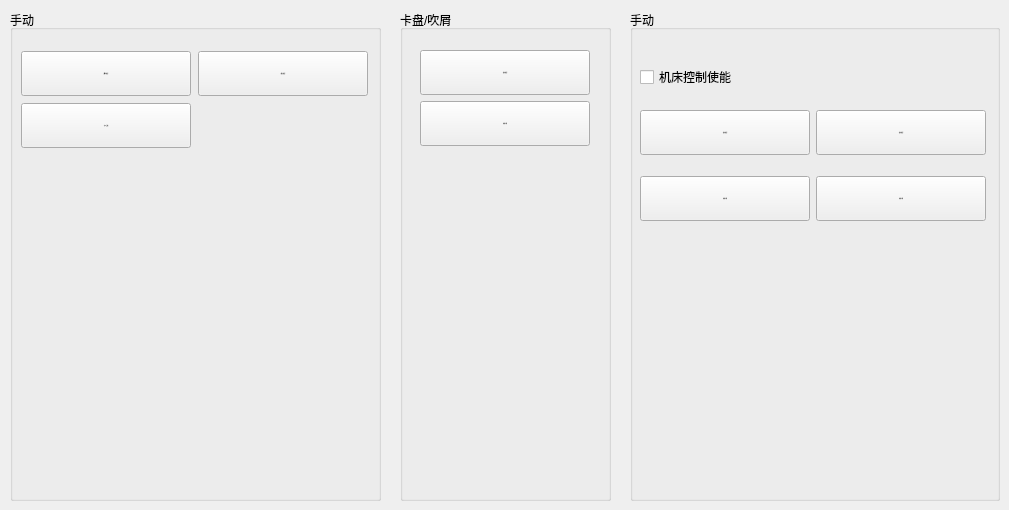
   <widget class="QWidget" name="tabClawAndMachine">
    <attribute name="title">
     <string>卡爪/机床</string>
    </attribute>
    <widget class="QGroupBox" name="groupBox_4">
     <property name="geometry">
      <rect>
       <x>630</x>
       <y>10</y>
       <width>370</width>
       <height>491</height>
      </rect>
     </property>
     <property name="styleSheet">
      <string notr="true"/>
     </property>
     <property name="title">
      <string>手动</string>
     </property>
     <widget class="QWidget" name="">
      <property name="geometry">
       <rect>
        <x>10</x>
        <y>40</y>
        <width>348</width>
        <height>186</height>
       </rect>
      </property>
      <layout class="QGridLayout" name="gridLayout_2">
       <item row="2" column="0">
        <widget class="QPushButton" name="btnDelete_10">
         <property name="sizePolicy">
          <sizepolicy hsizetype="Preferred" vsizetype="Preferred">
           <horstretch>0</horstretch>
           <verstretch>0</verstretch>
          </sizepolicy>
         </property>
         <property name="minimumSize">
          <size>
           <width>170</width>
           <height>45</height>
          </size>
         </property>
         <property name="maximumSize">
          <size>
           <width>170</width>
           <height>45</height>
          </size>
         </property>
         <property name="font">
          <font>
           <family>SimSun</family>
           <pointsize>-1</pointsize>
           <weight>50</weight>
           <bold>false</bold>
          </font>
         </property>
         <property name="styleSheet">
          <string notr="true"/>
         </property>
         <property name="text">
          <string>吹气1断</string>
         </property>
         <property name="icon">
          <iconset>
           <normaloff>:/TeachPage/teachpage_images/delete.png</normaloff>:/TeachPage/teachpage_images/delete.png</iconset>
         </property>
         <property name="iconSize">
          <size>
           <width>50</width>
           <height>50</height>
          </size>
         </property>
        </widget>
       </item>
       <item row="0" column="0" colspan="2">
        <widget class="QCheckBox" name="checkBox_2">
         <property name="styleSheet">
          <string notr="true"/>
         </property>
         <property name="text">
          <string>机床控制使能</string>
         </property>
        </widget>
       </item>
       <item row="1" column="1">
        <widget class="QPushButton" name="btnDelete_12">
         <property name="sizePolicy">
          <sizepolicy hsizetype="Preferred" vsizetype="Preferred">
           <horstretch>0</horstretch>
           <verstretch>0</verstretch>
          </sizepolicy>
         </property>
         <property name="minimumSize">
          <size>
           <width>170</width>
           <height>45</height>
          </size>
         </property>
         <property name="maximumSize">
          <size>
           <width>170</width>
           <height>45</height>
          </size>
         </property>
         <property name="font">
          <font>
           <family>SimSun</family>
           <pointsize>-1</pointsize>
           <weight>50</weight>
           <bold>false</bold>
          </font>
         </property>
         <property name="styleSheet">
          <string notr="true"/>
         </property>
         <property name="text">
          <string>卡盘1松开</string>
         </property>
         <property name="icon">
          <iconset>
           <normaloff>:/TeachPage/teachpage_images/delete.png</normaloff>:/TeachPage/teachpage_images/delete.png</iconset>
         </property>
         <property name="iconSize">
          <size>
           <width>50</width>
           <height>50</height>
          </size>
         </property>
        </widget>
       </item>
       <item row="1" column="0">
        <widget class="QPushButton" name="btnDelete_11">
         <property name="sizePolicy">
          <sizepolicy hsizetype="Preferred" vsizetype="Preferred">
           <horstretch>0</horstretch>
           <verstretch>0</verstretch>
          </sizepolicy>
         </property>
         <property name="minimumSize">
          <size>
           <width>170</width>
           <height>45</height>
          </size>
         </property>
         <property name="maximumSize">
          <size>
           <width>170</width>
           <height>45</height>
          </size>
         </property>
         <property name="font">
          <font>
           <family>SimSun</family>
           <pointsize>-1</pointsize>
           <weight>50</weight>
           <bold>false</bold>
          </font>
         </property>
         <property name="styleSheet">
          <string notr="true"/>
         </property>
         <property name="text">
          <string>卡盘1松开</string>
         </property>
         <property name="icon">
          <iconset>
           <normaloff>:/TeachPage/teachpage_images/delete.png</normaloff>:/TeachPage/teachpage_images/delete.png</iconset>
         </property>
         <property name="iconSize">
          <size>
           <width>50</width>
           <height>50</height>
          </size>
         </property>
        </widget>
       </item>
       <item row="2" column="1">
        <widget class="QPushButton" name="btnDelete_13">
         <property name="sizePolicy">
          <sizepolicy hsizetype="Preferred" vsizetype="Preferred">
           <horstretch>0</horstretch>
           <verstretch>0</verstretch>
          </sizepolicy>
         </property>
         <property name="minimumSize">
          <size>
           <width>170</width>
           <height>45</height>
          </size>
         </property>
         <property name="maximumSize">
          <size>
           <width>170</width>
           <height>45</height>
          </size>
         </property>
         <property name="font">
          <font>
           <family>SimSun</family>
           <pointsize>-1</pointsize>
           <weight>50</weight>
           <bold>false</bold>
          </font>
         </property>
         <property name="styleSheet">
          <string notr="true"/>
         </property>
         <property name="text">
          <string>吹气1断</string>
         </property>
         <property name="icon">
          <iconset>
           <normaloff>:/TeachPage/teachpage_images/delete.png</normaloff>:/TeachPage/teachpage_images/delete.png</iconset>
         </property>
         <property name="iconSize">
          <size>
           <width>50</width>
           <height>50</height>
          </size>
         </property>
        </widget>
       </item>
      </layout>
     </widget>
    </widget>
    <widget class="QGroupBox" name="groupBox_5">
     <property name="geometry">
      <rect>
       <x>400</x>
       <y>10</y>
       <width>211</width>
       <height>491</height>
      </rect>
     </property>
     <property name="styleSheet">
      <string notr="true"/>
     </property>
     <property name="title">
      <string>卡盘/吹屑</string>
     </property>
     <widget class="QWidget" name="">
      <property name="geometry">
       <rect>
        <x>20</x>
        <y>40</y>
        <width>172</width>
        <height>98</height>
       </rect>
      </property>
      <layout class="QVBoxLayout" name="verticalLayout">
       <item>
        <widget class="QPushButton" name="btnDelete_8">
         <property name="sizePolicy">
          <sizepolicy hsizetype="Preferred" vsizetype="Preferred">
           <horstretch>0</horstretch>
           <verstretch>0</verstretch>
          </sizepolicy>
         </property>
         <property name="minimumSize">
          <size>
           <width>170</width>
           <height>45</height>
          </size>
         </property>
         <property name="maximumSize">
          <size>
           <width>170</width>
           <height>45</height>
          </size>
         </property>
         <property name="font">
          <font>
           <family>SimSun</family>
           <pointsize>-1</pointsize>
           <weight>50</weight>
           <bold>false</bold>
          </font>
         </property>
         <property name="styleSheet">
          <string notr="true"/>
         </property>
         <property name="text">
          <string>卡盘1松开</string>
         </property>
         <property name="icon">
          <iconset>
           <normaloff>:/TeachPage/teachpage_images/delete.png</normaloff>:/TeachPage/teachpage_images/delete.png</iconset>
         </property>
         <property name="iconSize">
          <size>
           <width>50</width>
           <height>50</height>
          </size>
         </property>
        </widget>
       </item>
       <item>
        <widget class="QPushButton" name="btnDelete_9">
         <property name="sizePolicy">
          <sizepolicy hsizetype="Preferred" vsizetype="Preferred">
           <horstretch>0</horstretch>
           <verstretch>0</verstretch>
          </sizepolicy>
         </property>
         <property name="minimumSize">
          <size>
           <width>170</width>
           <height>45</height>
          </size>
         </property>
         <property name="maximumSize">
          <size>
           <width>170</width>
           <height>45</height>
          </size>
         </property>
         <property name="font">
          <font>
           <family>SimSun</family>
           <pointsize>-1</pointsize>
           <weight>50</weight>
           <bold>false</bold>
          </font>
         </property>
         <property name="styleSheet">
          <string notr="true"/>
         </property>
         <property name="text">
          <string>吹气1断</string>
         </property>
         <property name="icon">
          <iconset>
           <normaloff>:/TeachPage/teachpage_images/delete.png</normaloff>:/TeachPage/teachpage_images/delete.png</iconset>
         </property>
         <property name="iconSize">
          <size>
           <width>50</width>
           <height>50</height>
          </size>
         </property>
        </widget>
       </item>
      </layout>
     </widget>
    </widget>
    <widget class="QGroupBox" name="groupBox_6">
     <property name="geometry">
      <rect>
       <x>10</x>
       <y>10</y>
       <width>371</width>
       <height>491</height>
      </rect>
     </property>
     <property name="styleSheet">
      <string notr="true"/>
     </property>
     <property name="title">
      <string>手动</string>
     </property>
     <widget class="QWidget" name="layoutWidget_2">
      <property name="geometry">
       <rect>
        <x>10</x>
        <y>40</y>
        <width>351</width>
        <height>101</height>
       </rect>
      </property>
      <layout class="QGridLayout" name="gridLayout_3">
       <item row="0" column="1">
        <widget class="QPushButton" name="btnDelete_21">
         <property name="sizePolicy">
          <sizepolicy hsizetype="Preferred" vsizetype="Preferred">
           <horstretch>0</horstretch>
           <verstretch>0</verstretch>
          </sizepolicy>
         </property>
         <property name="minimumSize">
          <size>
           <width>170</width>
           <height>45</height>
          </size>
         </property>
         <property name="maximumSize">
          <size>
           <width>170</width>
           <height>45</height>
          </size>
         </property>
         <property name="font">
          <font>
           <family>SimSun</family>
           <pointsize>-1</pointsize>
           <weight>50</weight>
           <bold>false</bold>
          </font>
         </property>
         <property name="styleSheet">
          <string notr="true"/>
         </property>
         <property name="text">
          <string>成品1松开</string>
         </property>
         <property name="icon">
          <iconset>
           <normaloff>:/TeachPage/teachpage_images/delete.png</normaloff>:/TeachPage/teachpage_images/delete.png</iconset>
         </property>
         <property name="iconSize">
          <size>
           <width>50</width>
           <height>50</height>
          </size>
         </property>
        </widget>
       </item>
       <item row="1" column="0">
        <widget class="QPushButton" name="btnDelete_20">
         <property name="sizePolicy">
          <sizepolicy hsizetype="Preferred" vsizetype="Preferred">
           <horstretch>0</horstretch>
           <verstretch>0</verstretch>
          </sizepolicy>
         </property>
         <property name="minimumSize">
          <size>
           <width>170</width>
           <height>45</height>
          </size>
         </property>
         <property name="maximumSize">
          <size>
           <width>170</width>
           <height>45</height>
          </size>
         </property>
         <property name="font">
          <font>
           <family>SimSun</family>
           <pointsize>-1</pointsize>
           <weight>50</weight>
           <bold>false</bold>
          </font>
         </property>
         <property name="styleSheet">
          <string notr="true"/>
         </property>
         <property name="text">
          <string>卡爪1反转</string>
         </property>
         <property name="icon">
          <iconset>
           <normaloff>:/TeachPage/teachpage_images/delete.png</normaloff>:/TeachPage/teachpage_images/delete.png</iconset>
         </property>
         <property name="iconSize">
          <size>
           <width>50</width>
           <height>50</height>
          </size>
         </property>
        </widget>
       </item>
       <item row="0" column="0">
        <widget class="QPushButton" name="btnDelete_22">
         <property name="sizePolicy">
          <sizepolicy hsizetype="Preferred" vsizetype="Preferred">
           <horstretch>0</horstretch>
           <verstretch>0</verstretch>
          </sizepolicy>
         </property>
         <property name="minimumSize">
          <size>
           <width>170</width>
           <height>45</height>
          </size>
         </property>
         <property name="maximumSize">
          <size>
           <width>170</width>
           <height>45</height>
          </size>
         </property>
         <property name="font">
          <font>
           <family>SimSun</family>
           <pointsize>-1</pointsize>
           <weight>50</weight>
           <bold>false</bold>
          </font>
         </property>
         <property name="styleSheet">
          <string notr="true"/>
         </property>
         <property name="text">
          <string>原料1松开</string>
         </property>
         <property name="icon">
          <iconset>
           <normaloff>:/TeachPage/teachpage_images/delete.png</normaloff>:/TeachPage/teachpage_images/delete.png</iconset>
         </property>
         <property name="iconSize">
          <size>
           <width>50</width>
           <height>50</height>
          </size>
         </property>
        </widget>
       </item>
      </layout>
     </widget>
    </widget>
   </widget>
